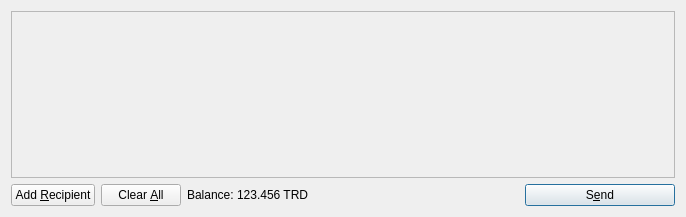
<?xml version="1.0" encoding="UTF-8"?>
<ui version="4.0">
 <class>SendCoinsDialog</class>
 <widget class="QDialog" name="SendCoinsDialog">
  <property name="geometry">
   <rect>
    <x>0</x>
    <y>0</y>
    <width>686</width>
    <height>217</height>
   </rect>
  </property>
  <property name="windowTitle">
   <string>Send Coins</string>
  </property>
  <layout class="QVBoxLayout" name="verticalLayout">
   <item>
    <widget class="QScrollArea" name="scrollArea">
     <property name="widgetResizable">
      <bool>true</bool>
     </property>
     <widget class="QWidget" name="scrollAreaWidgetContents">
      <property name="geometry">
       <rect>
        <x>0</x>
        <y>0</y>
        <width>666</width>
        <height>165</height>
       </rect>
      </property>
      <layout class="QVBoxLayout" name="verticalLayout_2">
       <property name="margin">
        <number>0</number>
       </property>
       <item>
        <layout class="QVBoxLayout" name="entries">
         <property name="spacing">
          <number>6</number>
         </property>
        </layout>
       </item>
       <item>
        <spacer name="verticalSpacer">
         <property name="orientation">
          <enum>Qt::Vertical</enum>
         </property>
         <property name="sizeHint" stdset="0">
          <size>
           <width>20</width>
           <height>40</height>
          </size>
         </property>
        </spacer>
       </item>
      </layout>
     </widget>
    </widget>
   </item>
   <item>
    <layout class="QHBoxLayout" name="horizontalLayout">
     <item>
      <widget class="QPushButton" name="addButton">
       <property name="toolTip">
        <string>Send to multiple recipients at once</string>
       </property>
       <property name="text">
        <string>Add &amp;Recipient</string>
       </property>
       <property name="icon">
        <iconset resource="../bitcoin.qrc">
         <normaloff>:/icons/add</normaloff>:/icons/add</iconset>
       </property>
       <property name="autoDefault">
        <bool>false</bool>
       </property>
      </widget>
     </item>
     <item>
      <widget class="QPushButton" name="clearButton">
       <property name="sizePolicy">
        <sizepolicy hsizetype="Minimum" vsizetype="Fixed">
         <horstretch>0</horstretch>
         <verstretch>0</verstretch>
        </sizepolicy>
       </property>
       <property name="toolTip">
        <string>Remove all transaction fields</string>
       </property>
       <property name="text">
        <string>Clear &amp;All</string>
       </property>
       <property name="icon">
        <iconset resource="../bitcoin.qrc">
         <normaloff>:/icons/remove</normaloff>:/icons/remove</iconset>
       </property>
       <property name="autoRepeatDelay">
        <number>300</number>
       </property>
       <property name="autoDefault">
        <bool>false</bool>
       </property>
      </widget>
     </item>
     <item>
      <layout class="QHBoxLayout" name="horizontalLayout_2">
       <property name="spacing">
        <number>3</number>
       </property>
       <item>
        <widget class="QLabel" name="label">
         <property name="text">
          <string>Balance:</string>
         </property>
        </widget>
       </item>
       <item>
        <widget class="QLabel" name="labelBalance">
         <property name="cursor">
          <cursorShape>IBeamCursor</cursorShape>
         </property>
         <property name="text">
          <string>123.456 TRD</string>
         </property>
         <property name="textInteractionFlags">
          <set>Qt::LinksAccessibleByMouse|Qt::TextSelectableByKeyboard|Qt::TextSelectableByMouse</set>
         </property>
        </widget>
       </item>
      </layout>
     </item>
     <item>
      <spacer name="horizontalSpacer">
       <property name="orientation">
        <enum>Qt::Horizontal</enum>
       </property>
       <property name="sizeHint" stdset="0">
        <size>
         <width>40</width>
         <height>20</height>
        </size>
       </property>
      </spacer>
     </item>
     <item>
      <widget class="QPushButton" name="sendButton">
       <property name="minimumSize">
        <size>
         <width>150</width>
         <height>0</height>
        </size>
       </property>
       <property name="toolTip">
        <string>Confirm the send action</string>
       </property>
       <property name="text">
        <string>S&amp;end</string>
       </property>
       <property name="icon">
        <iconset resource="../bitcoin.qrc">
         <normaloff>:/icons/send</normaloff>:/icons/send</iconset>
       </property>
       <property name="default">
        <bool>true</bool>
       </property>
      </widget>
     </item>
    </layout>
   </item>
  </layout>
 </widget>
 <resources>
  <include location="../bitcoin.qrc"/>
 </resources>
 <connections/>
</ui>
